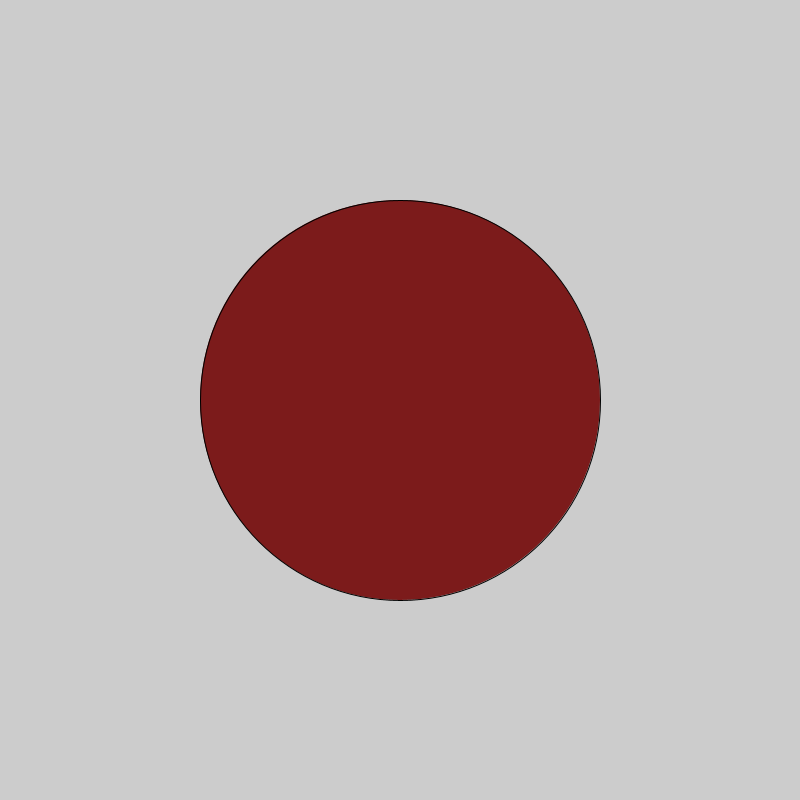
Frame 1 (no input)
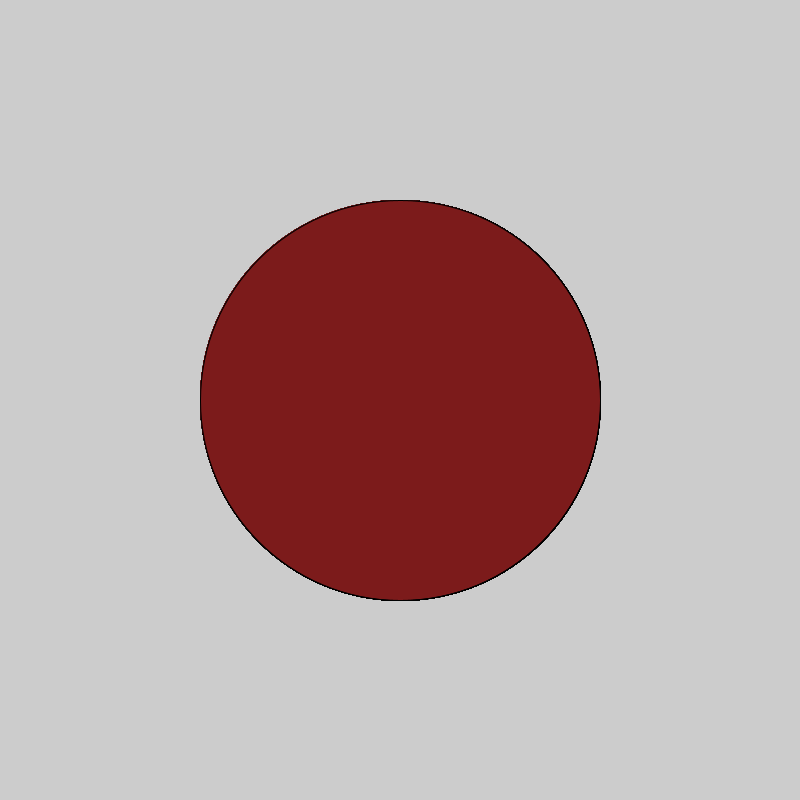
Frame 60 (the mouse pressed at the canvas centre just before this capture)
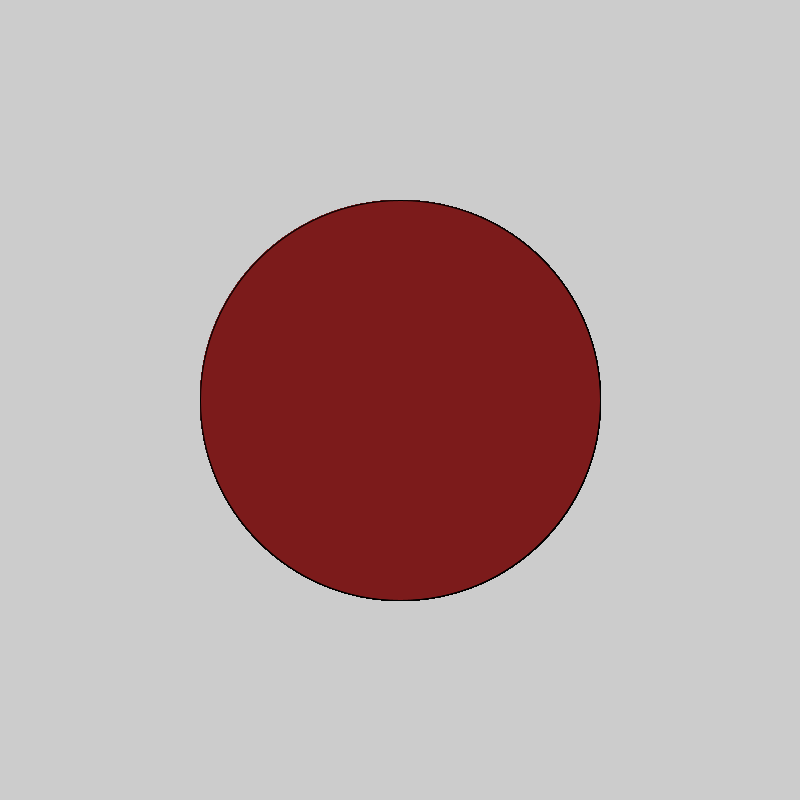
Frame 120 (the mouse held since frame 60 and released just before this capture)

The Processing sketch that drew these frames (run headless with seeded random() and noise(); from frame 60 on, the mouse is pressed at the canvas centre):

// Processing sketch: Dot
// ── Dot.pde
void setup() {
  size(800, 800);
}

void draw() {
  fill(#7C1B1B);
  ellipse(400, 400, 400, 400);
  if(mousePressed) {
    fill(#FFFFFF);
  } else {
    fill(#000000);
  }
}
